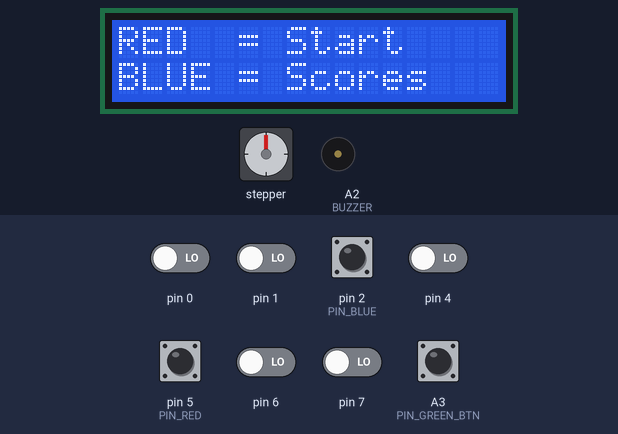
Bench run of a program on a simulated Arduino Uno, built with avr-gcc and run on an emulated ATmega328P. On the bench: stepper motor, 16×2 character LCD, buzzer (waves = sounding, pin HIGH). Wiring (inferred from the names in the program): stepper motor (200 steps per turn assumed): coils pin 5, pin 2, A0, pin 3. Inputs (shaded band) come from the test bench; at power-on: A3 (PIN_GREEN_BTN), pin 2 (PIN_BLUE), pin 5 (PIN_RED) HIGH, pin 0, pin 1, pin 4, pin 6, pin 7 LOW. Random numbers use the default seed unless the program sets one; EEPROM starts erased; pins used as bus, display or sensor lines are not drawn.

Above: at 2.8 s.
2.9 s: pin 5 (PIN_RED) pulled LOW for 0.15 s
At 4.0 s:
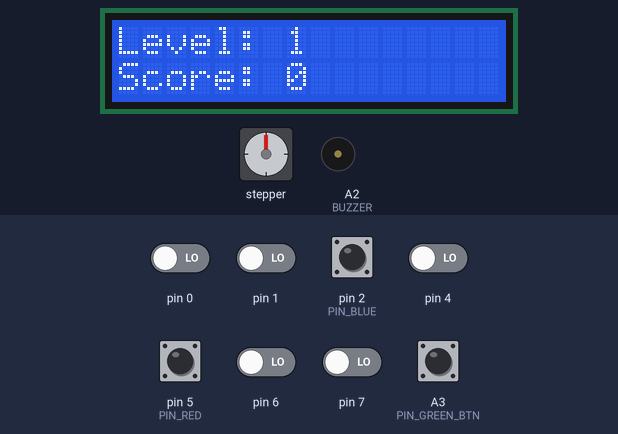
6.0 s: pin 2 (PIN_BLUE) pulled LOW for 0.15 s
At 6.8 s:
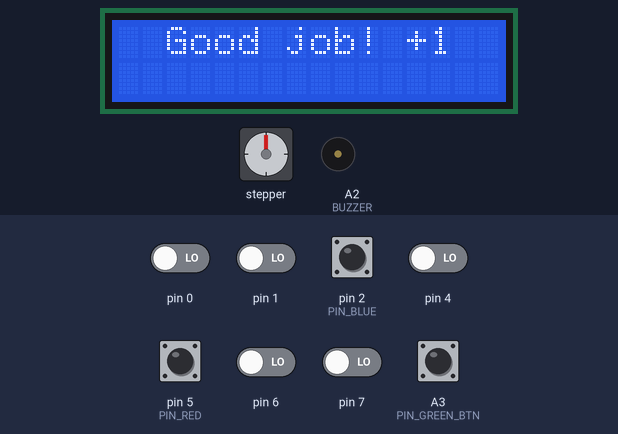
9.1 s: pin 2 (PIN_BLUE) pulsed LOW 5 times (0.12 s each, 0.3 s apart)
At 12.0 s:
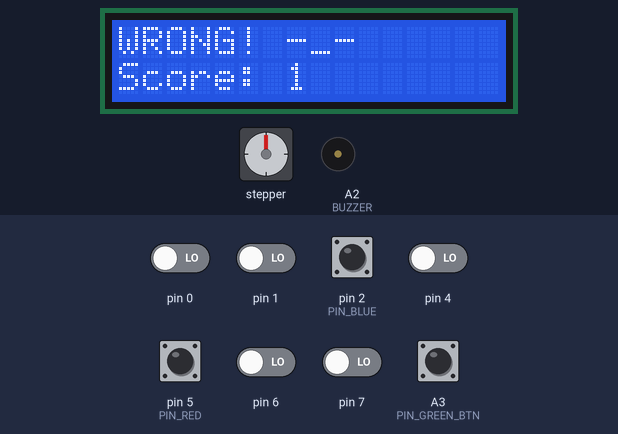
12.6 s: pin 5 (PIN_RED) pulled LOW for 3.2 s
At 16.4 s:
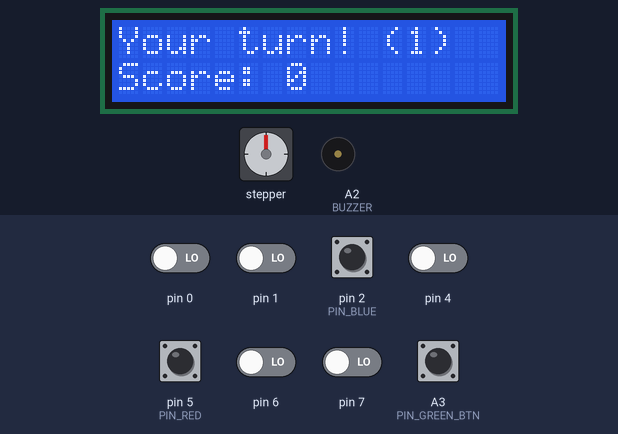
17.4 s: pin 5 (PIN_RED) pulled LOW for 1 s
At 18.6 s:
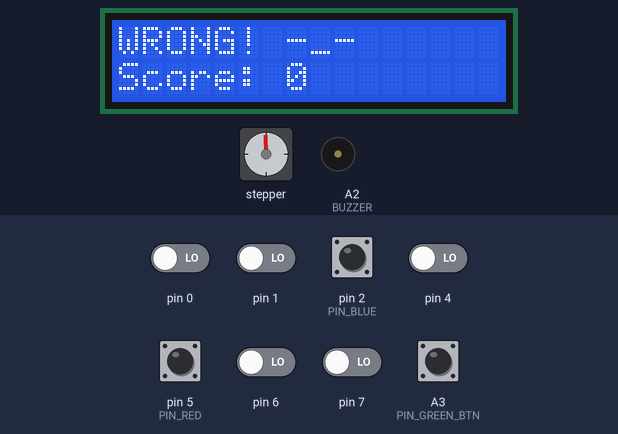
19.9 s: pin 2 (PIN_BLUE) pulled LOW for 1 s
At 22.3 s:
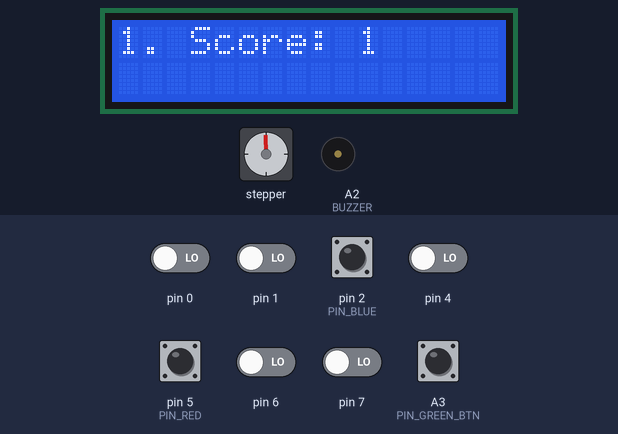
Timing chart, 0 to 23.8 s (numbered marks = the images above; inputs shaded):
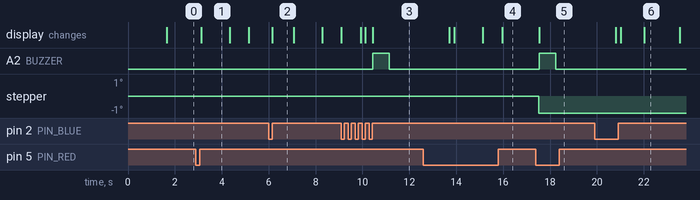

The program:

main.cpp
```cpp
#include <Arduino.h>
#include <LiquidCrystal_I2C.h>
#include <EEPROM.h>
#include <avr/interrupt.h>

// ---- LCD I2C ----
LiquidCrystal_I2C lcd(0x27, 16, 2);

// ---- Pini ----
#define PIN_BLUE      2   // PD2 - INT0
#define PIN_YEL       3   // PD3 - INT1
#define PIN_RED       5   // PD5 - PCINT21
#define PIN_GREEN_LED A0  // PC0 - doar OUTPUT pt LED
#define PIN_GREEN_BTN A3  // PC3 - PCINT11 pt buton
#define BUZZER        A2  // PC2

const uint8_t PINS[4] = {PIN_RED, PIN_BLUE, PIN_GREEN_LED, PIN_YEL};
const char* NAMES[4]  = {"RED", "BLUE", "GREEN", "YELLOW"};

// ---- Joc ----
#define MAX_LEVEL     20
#define INPUT_TIMEOUT 8000UL
#define SEQ_SHOW_MS   550
#define SEQ_PAUSE_MS  250

uint8_t seq[MAX_LEVEL];
int level = 1;

// ---- Variabile volatile pentru intreruperi ----
volatile int8_t  btn_pressed = -1;
volatile bool    btn_event   = false;

// ---- Timer1: milisecunde ----
volatile uint32_t timer1_ms = 0;

ISR(TIMER1_COMPA_vect)
{
    timer1_ms++;
}

void timer1_init()
{
    TCCR1A = 0;
    TCCR1B = (1 << WGM12) | (1 << CS11) | (1 << CS10);
    OCR1A  = 249;
    TIMSK1 = (1 << OCIE1A);
    timer1_ms = 0;
}

void timer1_reset()
{
    cli();
    timer1_ms = 0;
    TCNT1 = 0;
    sei();
}

uint32_t timer1_get()
{
    uint32_t val;
    cli();
    val = timer1_ms;
    sei();
    return val;
}

// ---- Timer2: buzzer ----
volatile bool     buzzer_active    = false;
volatile uint16_t buzzer_ticks     = 0;
volatile uint16_t buzzer_ticks_max = 0;

ISR(TIMER2_OVF_vect)
{
    if (!buzzer_active)
		return;

    buzzer_ticks++;
    PORTC ^= (1 << PC2);

    if (buzzer_ticks >= buzzer_ticks_max)
	{
        buzzer_active = false;
        PORTC &= ~(1 << PC2);
        TIMSK2 &= ~(1 << TOIE2);
    }
}

void timer2_init()
{
    TCCR2A = 0;
    TCCR2B = (1 << CS22) | (1 << CS21);
    TIMSK2 = 0;
}

void buzz_blocking(uint16_t duration_ms)
{
    digitalWrite(BUZZER, HIGH);
    uint32_t start = timer1_get();
    while (timer1_get() - start < duration_ms);
    digitalWrite(BUZZER, LOW);
}

// ---- Intreruperi butoane ----
#define DEBOUNCE_MS 150
volatile uint32_t last_btn_time = 0;

void btns_as_input()
{
    for (int i = 0; i < 4; i++)
        if (i == 2)
		{
            pinMode(PIN_GREEN_BTN, INPUT_PULLUP);
            pinMode(PIN_GREEN_LED, OUTPUT);
            digitalWrite(PIN_GREEN_LED, LOW);
        } else
            pinMode(PINS[i], INPUT_PULLUP);
}

void interrupts_enable()
{
    btns_as_input();

    // INT0 (PD2)
    EICRA |= (1 << ISC01);
    EICRA &= ~(1 << ISC00);
    EIMSK |= (1 << INT0);

    // INT1 (PD3)
    EICRA |= (1 << ISC11);
    EICRA &= ~(1 << ISC10);
    EIMSK |= (1 << INT1);

    // PCINT2 pentru PD5 (RED)
    PCICR  |= (1 << PCIE2);
    PCMSK2 |= (1 << PCINT21);

    // PCINT1 pentru PC3 (GREEN BTN)
    PCICR  |= (1 << PCIE1);
    PCMSK1 |= (1 << PCINT11);

    btn_pressed = -1;
    btn_event   = false;
    sei();
}

void interrupts_disable()
{
    EIMSK  &= ~((1 << INT0) | (1 << INT1));
    PCICR  &= ~((1 << PCIE2) | (1 << PCIE1));
    PCMSK2 &= ~(1 << PCINT21);
    PCMSK1 &= ~(1 << PCINT11);
}

ISR(INT0_vect)
{
    if (timer1_get() - last_btn_time < DEBOUNCE_MS)
		return;
    last_btn_time = timer1_get();
    btn_pressed = 1;
    btn_event   = true;
}

ISR(INT1_vect)
{
    if (timer1_get() - last_btn_time < DEBOUNCE_MS)
		return;
    last_btn_time = timer1_get();
    btn_pressed = 3;
    btn_event   = true;
}

ISR(PCINT2_vect)
{
    static uint8_t prev = 0;
    static bool initialized = false;

    if (!initialized)
	{
        prev = PIND;
        initialized = true;
        return;
    }

    uint8_t curr = PIND;
    uint8_t fallen = prev & ~curr;
    prev = curr;

    if (fallen & (1 << PD5))
	{
		// RED
        if (timer1_get() - last_btn_time < DEBOUNCE_MS)
			return;
        last_btn_time = timer1_get();
        btn_pressed = 0;
        btn_event   = true;
    }
}

ISR(PCINT1_vect)
{
    static uint8_t prev = 0;
    static bool initialized = false;

    if (!initialized)
	{
        prev = PINC;
        initialized = true;
        return;
    }

    uint8_t curr = PINC;
    uint8_t fallen = prev & ~curr;
    prev = curr;

    if (fallen & (1 << PC3))
	{
		// GREEN BTN
        if (timer1_get() - last_btn_time < DEBOUNCE_MS)
			return;
        last_btn_time = timer1_get();
        btn_pressed = 2;
        btn_event   = true;
    }
}

// ---- LED control ----
void led_on(int idx)
{
    interrupts_disable();
    btns_as_input();

    if (idx == 2)
        digitalWrite(PIN_GREEN_LED, HIGH);
	else
	{
        pinMode(PINS[idx], OUTPUT);
        digitalWrite(PINS[idx], HIGH);
    }
    sei();
}

void led_off(int idx)
{
    if (idx == 2)
        digitalWrite(PIN_GREEN_LED, LOW);
	else
        pinMode(PINS[idx], INPUT_PULLUP);
}

void all_leds_off()
{
    btns_as_input();
}

void flash_led(int idx, uint32_t ms)
{
    interrupts_disable();
    led_on(idx);
    uint32_t start = timer1_get();
    while (timer1_get() - start < ms);
    led_off(idx);
    interrupts_enable();
}

// ---- EEPROM ----
#define EEPROM_MAGIC 0xAB
#define HS_COUNT 5

void hs_init()
{
    if (EEPROM.read(0) != EEPROM_MAGIC)
	{
        EEPROM.write(0, EEPROM_MAGIC);
        for (int i = 0; i < HS_COUNT; i++)
		{
            EEPROM.write(1 + i * 2, 0);
            EEPROM.write(2 + i * 2, 0);
        }
    }
}

int hs_get(int i)
{
    return ((int)EEPROM.read(1 + i * 2) << 8) | EEPROM.read(2 + i * 2);
}

void hs_put(int i, int val)
{
    EEPROM.write(1 + i * 2, val >> 8);
    EEPROM.write(2 + i * 2, val & 0xFF);
}

void hs_save(int score)
{
    hs_init();
    int scores[HS_COUNT];
    for (int i = 0; i < HS_COUNT; i++)
		scores[i] = hs_get(i);

    for (int i = 0; i < HS_COUNT; i++)
        if (score > scores[i])
		{
            for (int j = HS_COUNT - 1; j > i; j--)
                scores[j] = scores[j - 1];
            scores[i] = score;
            break;
        }

    for (int i = 0; i < HS_COUNT; i++)
		hs_put(i, scores[i]);
}

void show_highscores()
{
    hs_init();
    lcd.clear();
    lcd.setCursor(0, 0);
    lcd.print("-- Highscores --");
    uint32_t t = timer1_get();
    while (timer1_get() - t < 1000);
    for (int i = 0; i < HS_COUNT; i++)
	{
        lcd.clear();
        lcd.setCursor(0, 0);
        lcd.print(i + 1);
        lcd.print(". Score: ");
        lcd.print(hs_get(i));
        t = timer1_get();
        while (timer1_get() - t < 1500);
    }
}

// ---- Secventa ----
void gen_sequence()
{
    randomSeed(timer1_get());
    for (int i = 0; i < MAX_LEVEL; i++)
        seq[i] = random(4);
}

void show_sequence(int len)
{
    for (int i = 0; i < len; i++)
	{
        if (i > 0 && seq[i] == seq[i - 1])
		{
            lcd.clear();
            lcd.setCursor(0, 0);
            lcd.print("   ---   ");
            uint32_t t = timer1_get();
            while (timer1_get() - t < 400);
        }
        lcd.clear();
        lcd.setCursor(0, 0);
        lcd.print("Watch:");
        lcd.setCursor(0, 1);
        lcd.print(NAMES[seq[i]]);
        flash_led(seq[i], SEQ_SHOW_MS);
        uint32_t t = timer1_get();
        while (timer1_get() - t < SEQ_PAUSE_MS);
        lcd.clear();
    }
}

int wait_button(uint32_t timeout_ms)
{
    btn_event   = false;
    btn_pressed = -1;
    interrupts_enable();
    uint32_t start = timer1_get();
    while (timer1_get() - start < timeout_ms)
        if (btn_event)
		{
            int b = btn_pressed;
            btn_event   = false;
            btn_pressed = -1;
            flash_led(b, 120);
            return b;
        }

    return -1;
}

// ---- Game over ----
void game_over(int score, bool timeout)
{
    interrupts_disable();
    all_leds_off();
    lcd.clear();
    lcd.setCursor(0, 0);
    lcd.print(timeout ? "TIME OUT!" : "WRONG! -_-");
    lcd.setCursor(0, 1);
    lcd.print("Score: ");
    lcd.print(score);
    buzz_blocking(700);
    hs_save(score);
    uint32_t t = timer1_get();
    while (timer1_get() - t < 2500);
}

// ---- Run game ----
void run_game()
{
    level = 1;
    gen_sequence();

    while (level <= MAX_LEVEL)
	{
        lcd.clear();
        lcd.setCursor(0, 0);
        lcd.print("Level: ");
        lcd.print(level);
        lcd.setCursor(0, 1);
        lcd.print("Score: ");
        lcd.print(level - 1);
        uint32_t t = timer1_get();
        while (timer1_get() - t < 1200);

        show_sequence(level);

        lcd.clear();
        lcd.setCursor(0, 0);
        lcd.print("Your turn! (");
        lcd.print(level);
        lcd.print(")");
        lcd.setCursor(0, 1);
        lcd.print("Score: ");
        lcd.print(level - 1);

        bool lost = false;
        for (int i = 0; i < level; i++)
		{
            int btn = wait_button(INPUT_TIMEOUT);
            if (btn == -1)
			{
                game_over(level - 1, true);
                lost = true;
                break;
            }
            if (btn != (int)seq[i])
			{
                game_over(level - 1, false);
                lost = true;
                break;
            }
            lcd.setCursor(0, 1);
            lcd.print("OK ");
            lcd.print(i + 1);
            lcd.print("/");
            lcd.print(level);
            lcd.print("    ");
        }

        if (lost)
			return;

        interrupts_disable();
        all_leds_off();
        lcd.clear();
        lcd.setCursor(0, 0);
        lcd.print("  Good job! +1  ");
        t = timer1_get();
        while (timer1_get() - t < 900);
        level++;
    }

    interrupts_disable();
    all_leds_off();
    lcd.clear();
    lcd.setCursor(0, 0);
    lcd.print("  YOU WIN!!!  ");
    lcd.setCursor(0, 1);
    lcd.print("Score: ");
    lcd.print(MAX_LEVEL);
    hs_save(MAX_LEVEL);
    uint32_t t = timer1_get();
    while (timer1_get() - t < 4000);
}

// ---- Meniu ----
void show_menu()
{
    interrupts_disable();
    all_leds_off();
    lcd.clear();
    lcd.setCursor(0, 0);
    lcd.print("RED  = Start");
    lcd.setCursor(0, 1);
    lcd.print("BLUE = Scores");
    btns_as_input();

    while (true)
	{
        if (digitalRead(PIN_RED) == LOW)
		{
            uint32_t t = timer1_get();
            while (timer1_get() - t < 200);
            return;
        }
        if (digitalRead(PIN_BLUE) == LOW)
		{
            uint32_t t = timer1_get();
            while (timer1_get() - t < 200);
            show_highscores();
            lcd.clear();
            lcd.setCursor(0, 0);
            lcd.print("RED  = Start");
            lcd.setCursor(0, 1);
            lcd.print("BLUE = Scores");
            btns_as_input();
        }
    }
}

// ---- Setup / Loop ----
void setup()
{
    timer1_init();
    timer2_init();
    btns_as_input();
    pinMode(BUZZER, OUTPUT);
    digitalWrite(BUZZER, LOW);
    hs_init();
    lcd.init();
    lcd.backlight();
    lcd.setCursor(0, 0);
    lcd.print(" Memory Rush ");
    lcd.setCursor(0, 1);
    lcd.print("  Loading...  ");
    uint32_t t = timer1_get();
    while (timer1_get() - t < 1500);
}

void loop()
{
    show_menu();
    run_game();
}
```

shell.hpp
```cpp
#pragma once

#include <Arduino.h>
#include <Wire.h>

namespace shell {

#ifndef DEMO_BAUD
#define DEMO_BAUD 57600UL
#endif
constexpr uint32_t kBaudRate = DEMO_BAUD;
constexpr size_t kCmdBufferSize = 64;
constexpr size_t kMaxArgs = 32;
constexpr size_t kHistorySize = 8;
constexpr uint16_t kWatchPeriodMs = 200;
constexpr uint16_t kDefaultFreqWindowMs = 250;
constexpr uint16_t kMinFreqWindowMs = 10;
constexpr uint16_t kMaxFreqWindowMs = 10000;
constexpr uint8_t kI2cMaxTransferLen = 32;
constexpr uint32_t kI2cSpeed100kHz = 100000UL;
constexpr uint32_t kI2cSpeed400kHz = 400000UL;
constexpr uint8_t kEepromEraseValue = 0xFF;
extern const char kEepromEraseToken[];
constexpr uint8_t kFsMagic0 = 'E';
constexpr uint8_t kFsMagic1 = 'F';
constexpr uint8_t kFsMagic2 = 'S';
constexpr uint8_t kFsMagic3 = '1';
constexpr uint8_t kFsVersion = 1;
constexpr uint8_t kFsRootParent = 0xFF;
constexpr uint8_t kFsMaxEntries = 16;
constexpr uint8_t kFsNameBytes = 12;
constexpr uint8_t kFsEntrySize = 20;
constexpr uint16_t kFsHeaderSize = 16;
constexpr uint16_t kFsEntryTableOffset = kFsHeaderSize;
constexpr uint16_t kFsDataStart =
    kFsEntryTableOffset + (static_cast<uint16_t>(kFsMaxEntries) * kFsEntrySize);
constexpr uint8_t kUserAnalogCount = 6;

#ifndef FW_VERSION
#define FW_VERSION "1.1.0"
#endif

#ifndef FEATURE_I2C
#define FEATURE_I2C 1
#endif

#ifndef FEATURE_EEPROM
#define FEATURE_EEPROM 1
#endif

#ifndef FEATURE_FS
#define FEATURE_FS 1
#endif

#ifndef FEATURE_TONE
#define FEATURE_TONE 1
#endif

#ifndef FEATURE_LOWLEVEL
#define FEATURE_LOWLEVEL 1
#endif

#if FEATURE_FS && !FEATURE_EEPROM
#error "FEATURE_FS requires FEATURE_EEPROM=1"
#endif

enum class EscState : uint8_t { None, SeenEsc, SeenEscBracket };

struct FsEntry {
  bool used = false;
  bool isDir = false;
  uint8_t parent = kFsRootParent;
  char name[kFsNameBytes] = {0};
  uint16_t dataStart = 0;
  uint16_t dataLen = 0;
};

#if FEATURE_LOWLEVEL
enum class PortId : uint8_t { B, C, D };
#endif

extern uint8_t gResetFlags;
#if FEATURE_I2C
extern uint32_t gI2cClockHz;
#endif

extern char gCmdBuffer[kCmdBufferSize];
extern size_t gCmdLen;
extern char gHistory[kHistorySize][kCmdBufferSize];
extern size_t gHistoryCount;
extern size_t gHistoryHead;
extern int gHistoryCursor;
extern char gEditBackup[kCmdBufferSize];
extern size_t gEditBackupLen;
extern EscState gEscState;

void printPrompt();
void print2Digits(uint32_t value);
void print3Digits(uint32_t value);
void printHexByte(uint8_t value);
void printHexWord(uint16_t value);
void printUptimeFormatted(uint32_t ms);
void readDeviceSignature(uint8_t outSig[3]);
void printResetCause();
void captureResetFlags();
int freeRamEstimate();

bool startsWithIgnoreCase(const char *text, const char *prefix);
bool equalsIgnoreCase(const char *a, const char *b);
size_t splitArgs(char *text, char *argv[], size_t maxArgs);
bool parseUnsigned(const char *token, unsigned long &value);
bool parseUnsignedAuto(const char *token, unsigned long &value);
bool parseByteValue(const char *token, uint8_t &value);

#if FEATURE_LOWLEVEL
bool parseAddressValue(const char *token, uint16_t &value);
#endif

#if FEATURE_I2C
bool parseI2cAddress(const char *token, uint8_t &address);
bool parseI2cSpeedToken(const char *token, uint32_t &hz);
bool parseI2cLen(const char *token, uint8_t &length);
#endif

size_t eepromSize();

#if FEATURE_EEPROM
bool parseEepromAddress(const char *token, uint16_t &address);
bool parseEepromLen(const char *token, size_t &length);
#endif

uint16_t eepromReadU16(size_t addr);
void eepromWriteU16(size_t addr, uint16_t value);
size_t fsEntryAddress(uint8_t index);
bool fsIsValidNameToken(const char *name);
void fsSetRootEntry(FsEntry &entry);
void fsLoadEntry(uint8_t index, FsEntry &entry);
void fsStoreEntry(uint8_t index, const FsEntry &entry);
void fsClearEntry(uint8_t index);
uint16_t fsNextFree();
void fsSetNextFree(uint16_t nextFree);
bool fsIsFormatted();
void fsFormat();

#if FEATURE_FS
void fsEnsureInitialized();
#endif

bool fsFindChild(uint8_t parent, const char *name, uint8_t &indexOut, FsEntry &entryOut);
bool fsFindFreeEntry(uint8_t &indexOut);
bool fsHasChildren(uint8_t parentIndex);
bool fsResolvePath(const char *path, uint8_t &indexOut, FsEntry &entryOut);
bool fsResolveDirectory(const char *path, uint8_t &indexOut, FsEntry &entryOut);
bool fsSplitParentLeaf(const char *path, char *parentOut, size_t parentOutSize, char *leafOut,
                       size_t leafOutSize);

#if FEATURE_I2C
void setI2cClock(uint32_t hz);
void printI2cAddress(uint8_t address);
void printI2cTxStatus(uint8_t status);
#endif

#if FEATURE_LOWLEVEL
bool parsePortId(const char *token, PortId &port);
char portLetter(PortId port);
volatile uint8_t &ddrForPort(PortId port);
volatile uint8_t &portForPort(PortId port);
volatile uint8_t &pinForPort(PortId port);
#endif

bool parsePinToken(const char *token, int &pin);
bool parseAnalogPinToken(const char *token, uint8_t &analogIndex, int &pin);
void printPinLabel(int pin);
bool isPwmCapablePin(int pin);

void setCmdBuffer(const char *text);
void redrawInputLine(size_t previousLen);
const char *historyEntryFromNewest(size_t newestOffset);
void pushHistory(const char *line);
void resetHistoryBrowse();
void historyUp();
void historyDown();

void printHelp();
void printStatus();
#if FEATURE_FS
void handleFsCommand(const char *rawLine);
#endif
bool handleI2cCommand(char *argv[], size_t argc);
bool handleEepromCommand(char *argv[], size_t argc);
bool handleGpioCommand(char *argv[], size_t argc);
bool handleLowLevelCommand(char *argv[], size_t argc);
void handleCommand(char *line);
void updateSerial();
void startupScriptInit();
void updateBackgroundTasks();

} // namespace shell
```

shell_io.cpp
```cpp
#include "shell.hpp"

#include <ctype.h>

namespace shell {

void updateSerial() {
  while (Serial.available() > 0) {
    const char c = static_cast<char>(Serial.read());

    if (gEscState == EscState::SeenEsc) {
      gEscState = (c == '[') ? EscState::SeenEscBracket : EscState::None;
      continue;
    }

    if (gEscState == EscState::SeenEscBracket) {
      if (c == 'A') {
        historyUp();
      } else if (c == 'B') {
        historyDown();
      }
      gEscState = EscState::None;
      continue;
    }

    if (c == 0x1B) {
      gEscState = EscState::SeenEsc;
      continue;
    }

    if (c == '\r') {
      continue;
    }

    if (c == '\b' || c == 127) {
      if (gCmdLen > 0) {
        --gCmdLen;
        Serial.print(F("\b \b"));
      }
      continue;
    }

    if (c == '\n') {
      Serial.println();
      gCmdBuffer[gCmdLen] = '\0';
      pushHistory(gCmdBuffer);
      handleCommand(gCmdBuffer);
      gCmdLen = 0;
      resetHistoryBrowse();
      printPrompt();
      continue;
    }

    if (isprint(static_cast<unsigned char>(c)) && gCmdLen < (kCmdBufferSize - 1)) {
      gCmdBuffer[gCmdLen++] = c;
      Serial.write(c); // Echo typed input.
    }
  }
}


} // namespace shell
```

Source omitted: shell_commands.cpp (4525 bytes), shell_commands_eeprom.cpp (3231 bytes), shell_commands_fs.cpp (11244 bytes), shell_commands_gpio.cpp (10060 bytes), shell_commands_i2c.cpp (7146 bytes), shell_commands_lowlevel.cpp (5430 bytes), shell_help.cpp (3034 bytes), shell_shared.cpp (20983 bytes), shell_startup.cpp (5346 bytes)

Measured:
- after the input at 2.9 s, the display: changes after 0.22 s (image 1)
- after the input at 6.0 s, the display: changes after 0.15 s (image 2)
- after the input at 9.1 s, A2 (BUZZER): LOW → HIGH after 1.3 s, → LOW 0.70 s later
- what the display in image 1 shows lasts 1.2 s, from 3.1 s to 4.3 s
